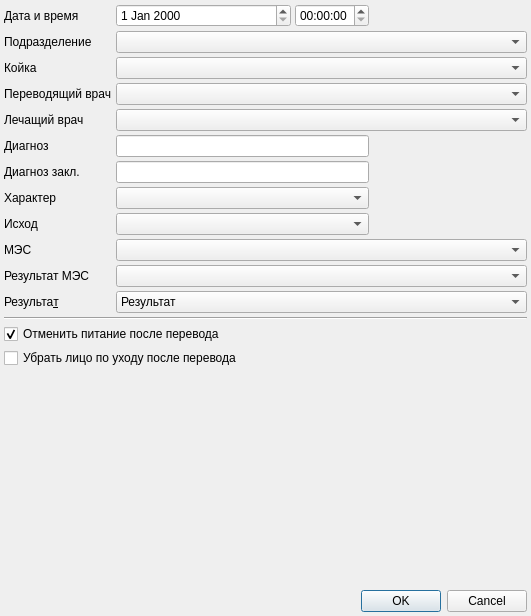
<?xml version="1.0" encoding="UTF-8"?>
<ui version="4.0">
 <class>HospitalizationTransferDialog</class>
 <widget class="QDialog" name="HospitalizationTransferDialog">
  <property name="geometry">
   <rect>
    <x>0</x>
    <y>0</y>
    <width>531</width>
    <height>616</height>
   </rect>
  </property>
  <property name="windowTitle">
   <string>Параметры перевода</string>
  </property>
  <layout class="QGridLayout" name="gridLayout">
   <property name="leftMargin">
    <number>4</number>
   </property>
   <property name="topMargin">
    <number>4</number>
   </property>
   <property name="rightMargin">
    <number>4</number>
   </property>
   <property name="bottomMargin">
    <number>4</number>
   </property>
   <property name="spacing">
    <number>4</number>
   </property>
   <item row="3" column="0">
    <widget class="QLabel" name="lblPerson">
     <property name="text">
      <string>Переводящий врач</string>
     </property>
    </widget>
   </item>
   <item row="8" column="1" colspan="3">
    <widget class="CRBComboBox" name="cmbMKBResult"/>
   </item>
   <item row="0" column="3">
    <widget class="QTimeEdit" name="edtTime"/>
   </item>
   <item row="6" column="4">
    <spacer name="horizontalSpacer_2">
     <property name="orientation">
      <enum>Qt::Horizontal</enum>
     </property>
     <property name="sizeHint" stdset="0">
      <size>
       <width>208</width>
       <height>20</height>
      </size>
     </property>
    </spacer>
   </item>
   <item row="8" column="0">
    <widget class="QLabel" name="lblMKBResult">
     <property name="text">
      <string>Исход</string>
     </property>
     <property name="buddy">
      <cstring>cmbDiseaseCharacter</cstring>
     </property>
    </widget>
   </item>
   <item row="1" column="1" colspan="4">
    <widget class="COrgStructureComboBox" name="cmbOrgStructure"/>
   </item>
   <item row="0" column="0">
    <widget class="QLabel" name="lblDateTime">
     <property name="sizePolicy">
      <sizepolicy hsizetype="Maximum" vsizetype="Preferred">
       <horstretch>0</horstretch>
       <verstretch>0</verstretch>
      </sizepolicy>
     </property>
     <property name="text">
      <string>Дата и время</string>
     </property>
    </widget>
   </item>
   <item row="10" column="0">
    <widget class="QLabel" name="lblMesSpecification">
     <property name="sizePolicy">
      <sizepolicy hsizetype="Maximum" vsizetype="Preferred">
       <horstretch>0</horstretch>
       <verstretch>0</verstretch>
      </sizepolicy>
     </property>
     <property name="text">
      <string>Результат МЭС</string>
     </property>
     <property name="buddy">
      <cstring>cmbMesSpecification</cstring>
     </property>
    </widget>
   </item>
   <item row="3" column="1" colspan="4">
    <widget class="CPersonComboBoxEx" name="cmbPerson"/>
   </item>
   <item row="7" column="1" colspan="3">
    <widget class="CRBComboBox" name="cmbDiseaseCharacter"/>
   </item>
   <item row="12" column="0" colspan="5">
    <widget class="Line" name="line">
     <property name="orientation">
      <enum>Qt::Horizontal</enum>
     </property>
    </widget>
   </item>
   <item row="5" column="0">
    <widget class="QLabel" name="lblDiagnosis">
     <property name="enabled">
      <bool>true</bool>
     </property>
     <property name="text">
      <string>Диагноз</string>
     </property>
     <property name="buddy">
      <cstring>edtDiagnosisEnd</cstring>
     </property>
    </widget>
   </item>
   <item row="16" column="0">
    <spacer name="verticalSpacer">
     <property name="orientation">
      <enum>Qt::Vertical</enum>
     </property>
     <property name="sizeHint" stdset="0">
      <size>
       <width>20</width>
       <height>40</height>
      </size>
     </property>
    </spacer>
   </item>
   <item row="9" column="0">
    <widget class="QLabel" name="lblMes">
     <property name="sizePolicy">
      <sizepolicy hsizetype="Maximum" vsizetype="Preferred">
       <horstretch>0</horstretch>
       <verstretch>0</verstretch>
      </sizepolicy>
     </property>
     <property name="text">
      <string>МЭС</string>
     </property>
     <property name="buddy">
      <cstring>cmbMes</cstring>
     </property>
    </widget>
   </item>
   <item row="5" column="1" colspan="3">
    <widget class="CICDCodeEditEx" name="edtDiagnosis">
     <property name="enabled">
      <bool>true</bool>
     </property>
    </widget>
   </item>
   <item row="0" column="4">
    <spacer name="horizontalSpacer">
     <property name="orientation">
      <enum>Qt::Horizontal</enum>
     </property>
     <property name="sizeHint" stdset="0">
      <size>
       <width>40</width>
       <height>20</height>
      </size>
     </property>
    </spacer>
   </item>
   <item row="17" column="0" colspan="5">
    <widget class="QDialogButtonBox" name="buttonBox">
     <property name="orientation">
      <enum>Qt::Horizontal</enum>
     </property>
     <property name="standardButtons">
      <set>QDialogButtonBox::Cancel|QDialogButtonBox::Ok</set>
     </property>
    </widget>
   </item>
   <item row="10" column="1" colspan="4">
    <widget class="CRBComboBox" name="cmbMesSpecification"/>
   </item>
   <item row="1" column="0">
    <widget class="QLabel" name="lblOrgStructure">
     <property name="sizePolicy">
      <sizepolicy hsizetype="Fixed" vsizetype="Preferred">
       <horstretch>0</horstretch>
       <verstretch>0</verstretch>
      </sizepolicy>
     </property>
     <property name="text">
      <string>Подразделение</string>
     </property>
    </widget>
   </item>
   <item row="6" column="0">
    <widget class="QLabel" name="lblDiagnosisEnd">
     <property name="enabled">
      <bool>true</bool>
     </property>
     <property name="text">
      <string>Диагноз закл.</string>
     </property>
     <property name="buddy">
      <cstring>edtDiagnosisEnd</cstring>
     </property>
    </widget>
   </item>
   <item row="8" column="4">
    <spacer name="horizontalSpacer_5">
     <property name="orientation">
      <enum>Qt::Horizontal</enum>
     </property>
     <property name="sizeHint" stdset="0">
      <size>
       <width>208</width>
       <height>20</height>
      </size>
     </property>
    </spacer>
   </item>
   <item row="13" column="0" colspan="4">
    <widget class="QCheckBox" name="chkDropFeed">
     <property name="text">
      <string>Отменить питание после перевода</string>
     </property>
     <property name="checked">
      <bool>true</bool>
     </property>
    </widget>
   </item>
   <item row="7" column="0">
    <widget class="QLabel" name="lblDiseaseCharacter">
     <property name="text">
      <string>Характер</string>
     </property>
     <property name="buddy">
      <cstring>cmbDiseaseCharacter</cstring>
     </property>
    </widget>
   </item>
   <item row="9" column="1" colspan="4">
    <widget class="CMESComboBox" name="cmbMes"/>
   </item>
   <item row="5" column="4">
    <spacer name="horizontalSpacer_4">
     <property name="orientation">
      <enum>Qt::Horizontal</enum>
     </property>
     <property name="sizeHint" stdset="0">
      <size>
       <width>208</width>
       <height>20</height>
      </size>
     </property>
    </spacer>
   </item>
   <item row="7" column="4">
    <spacer name="horizontalSpacer_3">
     <property name="orientation">
      <enum>Qt::Horizontal</enum>
     </property>
     <property name="sizeHint" stdset="0">
      <size>
       <width>208</width>
       <height>20</height>
      </size>
     </property>
    </spacer>
   </item>
   <item row="6" column="1" colspan="3">
    <widget class="CICDCodeEditEx" name="edtDiagnosisEnd">
     <property name="enabled">
      <bool>true</bool>
     </property>
    </widget>
   </item>
   <item row="11" column="0">
    <widget class="QLabel" name="lblResultEvent">
     <property name="text">
      <string>Результа&amp;т</string>
     </property>
     <property name="alignment">
      <set>Qt::AlignLeading|Qt::AlignLeft|Qt::AlignVCenter</set>
     </property>
     <property name="buddy">
      <cstring>cmbResultEvent</cstring>
     </property>
    </widget>
   </item>
   <item row="11" column="1" colspan="4">
    <widget class="CRBComboBox" name="cmbResultEvent">
     <property name="whatsThis">
      <string>результат осмотра</string>
     </property>
     <item>
      <property name="text">
       <string>Результат</string>
      </property>
     </item>
    </widget>
   </item>
   <item row="0" column="1" colspan="2">
    <widget class="CDateEdit" name="edtDate"/>
   </item>
   <item row="14" column="0" colspan="2">
    <widget class="QCheckBox" name="chkDropPatron">
     <property name="text">
      <string>Убрать лицо по уходу после перевода</string>
     </property>
    </widget>
   </item>
   <item row="4" column="1" colspan="4">
    <widget class="CPersonComboBoxEx" name="cmbExecPerson"/>
   </item>
   <item row="4" column="0">
    <widget class="QLabel" name="lblExecPerson">
     <property name="text">
      <string>Лечащий врач</string>
     </property>
    </widget>
   </item>
   <item row="2" column="0">
    <widget class="QLabel" name="lblHospitalBed">
     <property name="text">
      <string>Койка</string>
     </property>
    </widget>
   </item>
   <item row="2" column="1" colspan="4">
    <widget class="CHospitalBedFindComboBox" name="cmbHospitalBed"/>
   </item>
  </layout>
 </widget>
 <customwidgets>
  <customwidget>
   <class>CRBComboBox</class>
   <extends>QComboBox</extends>
   <header>library/crbcombobox.h</header>
  </customwidget>
  <customwidget>
   <class>CDateEdit</class>
   <extends>QDateEdit</extends>
   <header>library/DateEdit.h</header>
  </customwidget>
  <customwidget>
   <class>CICDCodeEditEx</class>
   <extends>QLineEdit</extends>
   <header>library/ICDCodeEdit.h</header>
  </customwidget>
  <customwidget>
   <class>CPersonComboBoxEx</class>
   <extends>QComboBox</extends>
   <header>Orgs/PersonComboBoxEx.h</header>
  </customwidget>
  <customwidget>
   <class>COrgStructureComboBox</class>
   <extends>QComboBox</extends>
   <header>Orgs/OrgStructComboBoxes.h</header>
  </customwidget>
  <customwidget>
   <class>CMESComboBox</class>
   <extends>QComboBox</extends>
   <header>library/MES/MESComboBox.h</header>
  </customwidget>
  <customwidget>
   <class>CHospitalBedFindComboBox</class>
   <extends>QComboBox</extends>
   <header>HospitalBeds/HospitalBedFindComboBox.h</header>
  </customwidget>
 </customwidgets>
 <tabstops>
  <tabstop>edtDate</tabstop>
  <tabstop>edtTime</tabstop>
  <tabstop>cmbOrgStructure</tabstop>
  <tabstop>cmbPerson</tabstop>
  <tabstop>cmbExecPerson</tabstop>
  <tabstop>edtDiagnosis</tabstop>
  <tabstop>edtDiagnosisEnd</tabstop>
  <tabstop>cmbDiseaseCharacter</tabstop>
  <tabstop>cmbMKBResult</tabstop>
  <tabstop>cmbMes</tabstop>
  <tabstop>cmbMesSpecification</tabstop>
  <tabstop>cmbResultEvent</tabstop>
  <tabstop>chkDropFeed</tabstop>
  <tabstop>chkDropPatron</tabstop>
  <tabstop>buttonBox</tabstop>
 </tabstops>
 <resources/>
 <connections>
  <connection>
   <sender>buttonBox</sender>
   <signal>accepted()</signal>
   <receiver>HospitalizationTransferDialog</receiver>
   <slot>accept()</slot>
   <hints>
    <hint type="sourcelabel">
     <x>252</x>
     <y>345</y>
    </hint>
    <hint type="destinationlabel">
     <x>157</x>
     <y>274</y>
    </hint>
   </hints>
  </connection>
  <connection>
   <sender>buttonBox</sender>
   <signal>rejected()</signal>
   <receiver>HospitalizationTransferDialog</receiver>
   <slot>reject()</slot>
   <hints>
    <hint type="sourcelabel">
     <x>320</x>
     <y>345</y>
    </hint>
    <hint type="destinationlabel">
     <x>286</x>
     <y>274</y>
    </hint>
   </hints>
  </connection>
 </connections>
</ui>
